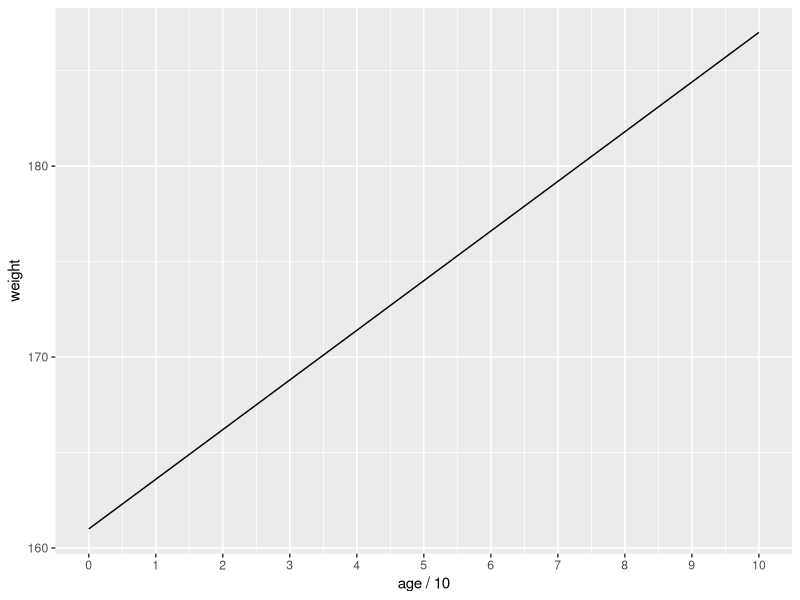
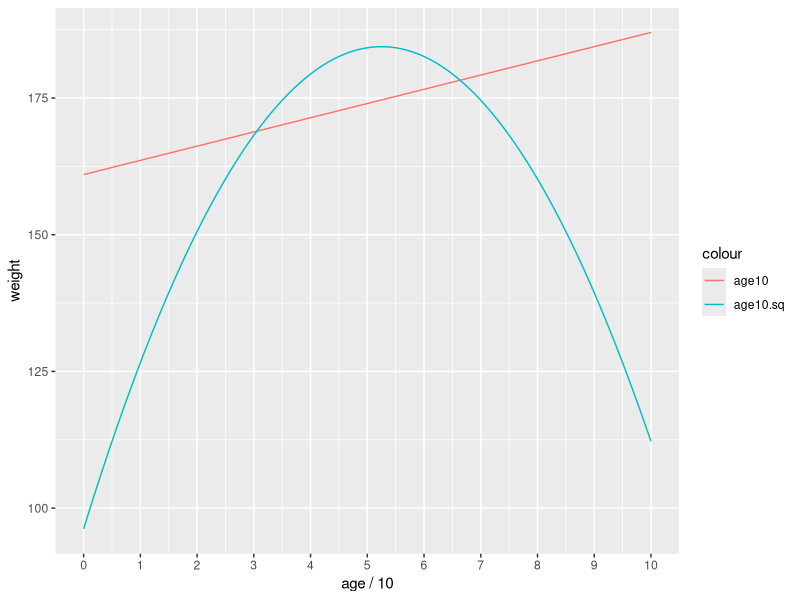
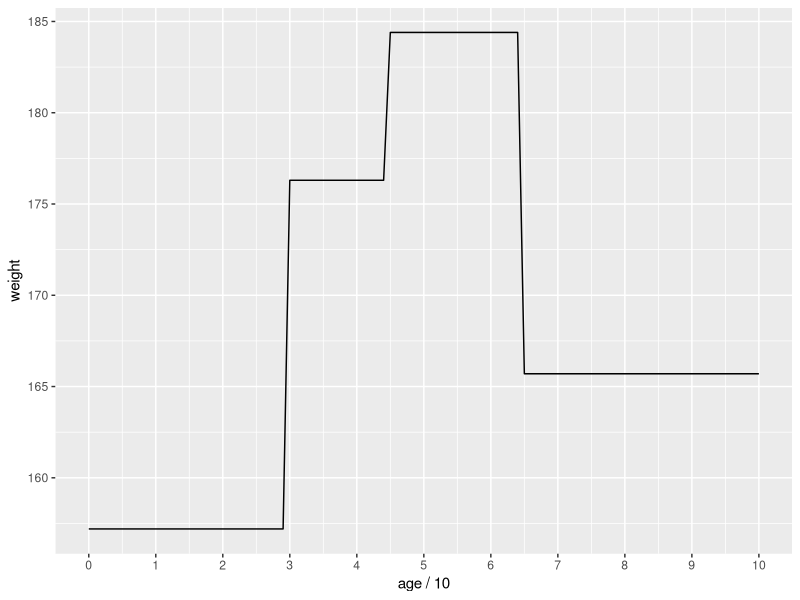

Write R code to recreate these figures, in order.
## ---- chunk 1
library(ggplot2)
library(dplyr)

## ---- chunk 2
ggplot(data.frame(x = c(0, 10)), aes(x)) +
  stat_function(fun = function(x) 161 + 2.6 * x, geom = "line") +
  scale_x_continuous(breaks = 0:10) +
  labs(x = "age / 10", y = "weight")

## ---- chunk 3
ggplot(data.frame(x = c(0, 10)), aes(x)) +
  stat_function(fun = function(x) 161 + 2.6 * x, geom = "line", aes(color = "age10")) +
  stat_function(fun = function(x) 96.2 + 33.6 * x - 3.2 * x^2, geom = "line", aes(color = "age10.sq")) +
  scale_x_continuous(breaks = 0:10) +
  labs(x = "age / 10", y = "weight")

## ---- chunk 4
piecewise <- function(x) {
  157.2 + 
    19.1 * ifelse(x >= 3 & x < 4.5, 1, 0) + 
    27.2 * ifelse(x >= 4.5 & x < 6.5, 1, 0) + 
    8.5 * ifelse(x >= 6.5, 1, 0)
}

ggplot(data.frame(x = c(0, 10)), aes(x)) +
  stat_function(fun = piecewise, geom = "line") +
  scale_x_continuous(breaks = 0:10) +
  labs(x = "age / 10", y = "weight")

